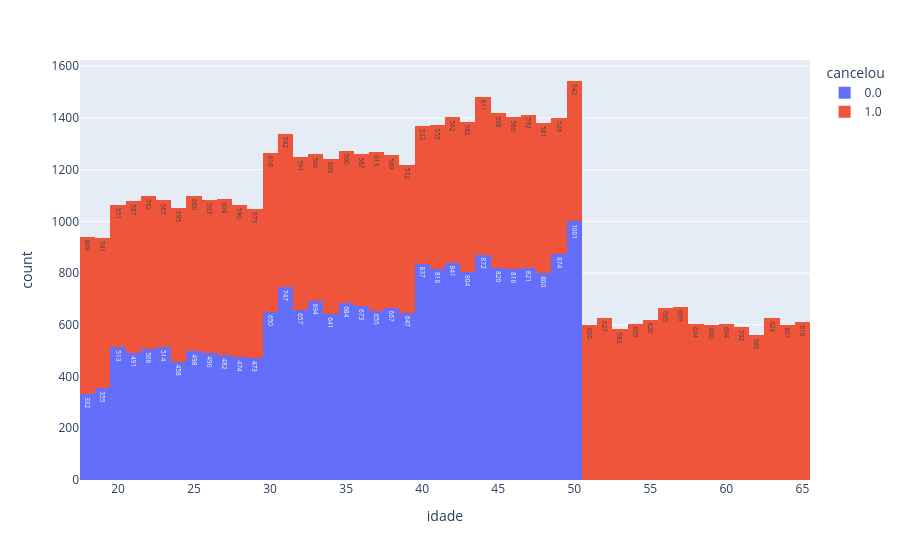
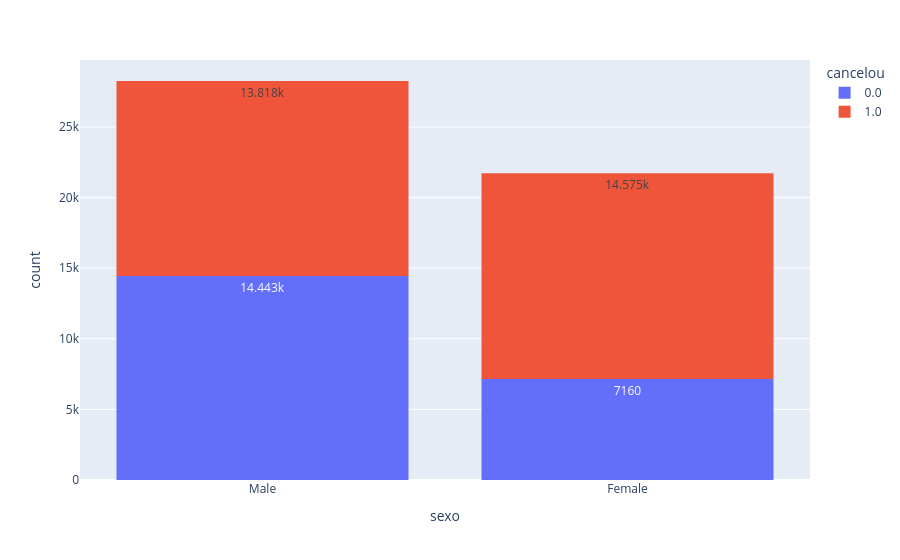
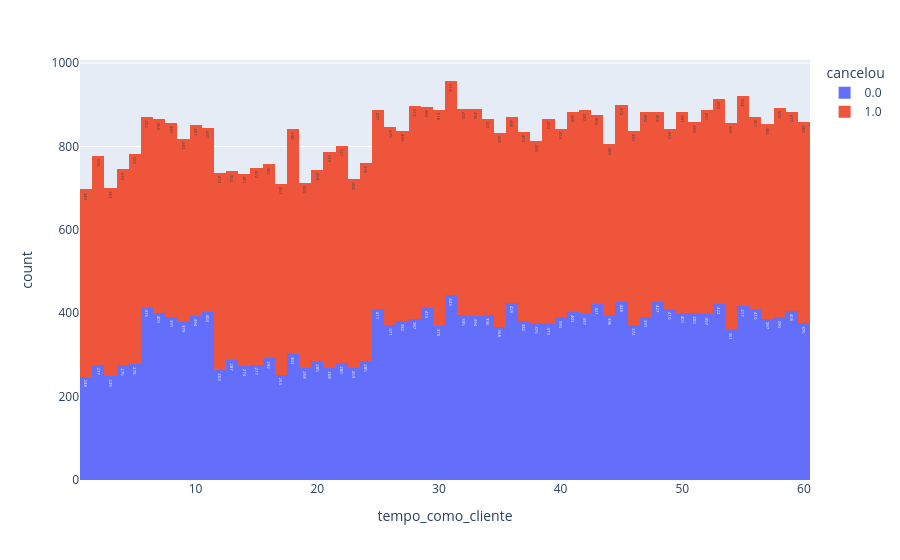
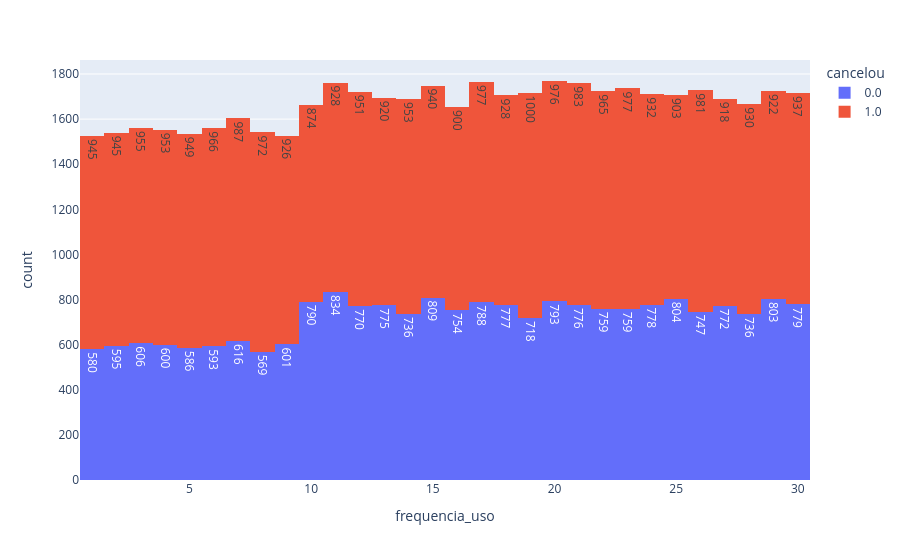

Here is the notebook cell these charts were saved with, in order:
### Code cell
#Passo 5: Analise detalhads (entender o porque de cada cliente cancelou/como cadas coluna impacta no cancelamento)
#Usar grafico para ser melhor de analisar e apresentar(USAR GRAFICOS INTUITIVOS)    
import plotly.express as px #px é só para apelido 


for coluna in tabela.columns:   #para cada coluna dentro tabela 
    #cria grafico
    grafico = px.histogram(tabela, x=coluna, color="cancelou",text_auto=True)  #diferencia quem cancelou e quem não cancelou na duração de contrato
    grafico.show()  #exibe

### Figure 1 — Plotly figure (JSON) as saved in the notebook; plotly's stock layout.template omitted (floating-point values rounded to 4 significant figures; data arrays with more than 128 entries replaced by an {"elided": "..."} marker saying what was removed)
{"data": [{"bingroup": "x", "hovertemplate": "cancelou=0.0<br>idade=%{x}<br>count=%{y}<extra></extra>", "legendgroup": "0.0", "marker": {"color": "#636efa", "pattern": {"shape": ""}}, "name": "0.0", "orientation": "v", "showlegend": true, "texttemplate": "%{value}", "type": "histogram", "x": {"elided": "21603 float values"}, "xaxis": "x", "yaxis": "y"}, {"bingroup": "x", "hovertemplate": "cancelou=1.0<br>idade=%{x}<br>count=%{y}<extra></extra>", "legendgroup": "1.0", "marker": {"color": "#EF553B", "pattern": {"shape": ""}}, "name": "1.0", "orientation": "v", "showlegend": true, "texttemplate": "%{value}", "type": "histogram", "x": {"elided": "28393 float values"}, "xaxis": "x", "yaxis": "y"}], "layout": {"barmode": "relative", "legend": {"title": {"text": "cancelou"}, "tracegroupgap": 0}, "margin": {"t": 60}, "xaxis": {"anchor": "y", "domain": [0, 1], "title": {"text": "idade"}}, "yaxis": {"anchor": "x", "domain": [0, 1], "title": {"text": "count"}}}}

### Figure 2 — Plotly figure (JSON) as saved in the notebook; plotly's stock layout.template omitted (floating-point values rounded to 4 significant figures; data arrays with more than 128 entries replaced by an {"elided": "..."} marker saying what was removed)
{"data": [{"bingroup": "x", "hovertemplate": "cancelou=0.0<br>sexo=%{x}<br>count=%{y}<extra></extra>", "legendgroup": "0.0", "marker": {"color": "#636efa", "pattern": {"shape": ""}}, "name": "0.0", "orientation": "v", "showlegend": true, "texttemplate": "%{value}", "type": "histogram", "x": {"elided": "21603 str values"}, "xaxis": "x", "yaxis": "y"}, {"bingroup": "x", "hovertemplate": "cancelou=1.0<br>sexo=%{x}<br>count=%{y}<extra></extra>", "legendgroup": "1.0", "marker": {"color": "#EF553B", "pattern": {"shape": ""}}, "name": "1.0", "orientation": "v", "showlegend": true, "texttemplate": "%{value}", "type": "histogram", "x": {"elided": "28393 str values"}, "xaxis": "x", "yaxis": "y"}], "layout": {"barmode": "relative", "legend": {"title": {"text": "cancelou"}, "tracegroupgap": 0}, "margin": {"t": 60}, "xaxis": {"anchor": "y", "domain": [0, 1], "title": {"text": "sexo"}}, "yaxis": {"anchor": "x", "domain": [0, 1], "title": {"text": "count"}}}}

### Figure 3 — Plotly figure (JSON) as saved in the notebook; plotly's stock layout.template omitted (floating-point values rounded to 4 significant figures; data arrays with more than 128 entries replaced by an {"elided": "..."} marker saying what was removed)
{"data": [{"bingroup": "x", "hovertemplate": "cancelou=0.0<br>tempo_como_cliente=%{x}<br>count=%{y}<extra></extra>", "legendgroup": "0.0", "marker": {"color": "#636efa", "pattern": {"shape": ""}}, "name": "0.0", "orientation": "v", "showlegend": true, "texttemplate": "%{value}", "type": "histogram", "x": {"elided": "21603 float values"}, "xaxis": "x", "yaxis": "y"}, {"bingroup": "x", "hovertemplate": "cancelou=1.0<br>tempo_como_cliente=%{x}<br>count=%{y}<extra></extra>", "legendgroup": "1.0", "marker": {"color": "#EF553B", "pattern": {"shape": ""}}, "name": "1.0", "orientation": "v", "showlegend": true, "texttemplate": "%{value}", "type": "histogram", "x": {"elided": "28393 float values"}, "xaxis": "x", "yaxis": "y"}], "layout": {"barmode": "relative", "legend": {"title": {"text": "cancelou"}, "tracegroupgap": 0}, "margin": {"t": 60}, "xaxis": {"anchor": "y", "domain": [0, 1], "title": {"text": "tempo_como_cliente"}}, "yaxis": {"anchor": "x", "domain": [0, 1], "title": {"text": "count"}}}}

### Figure 4 — Plotly figure (JSON) as saved in the notebook; plotly's stock layout.template omitted (floating-point values rounded to 4 significant figures; data arrays with more than 128 entries replaced by an {"elided": "..."} marker saying what was removed)
{"data": [{"bingroup": "x", "hovertemplate": "cancelou=0.0<br>frequencia_uso=%{x}<br>count=%{y}<extra></extra>", "legendgroup": "0.0", "marker": {"color": "#636efa", "pattern": {"shape": ""}}, "name": "0.0", "orientation": "v", "showlegend": true, "texttemplate": "%{value}", "type": "histogram", "x": {"elided": "21603 float values"}, "xaxis": "x", "yaxis": "y"}, {"bingroup": "x", "hovertemplate": "cancelou=1.0<br>frequencia_uso=%{x}<br>count=%{y}<extra></extra>", "legendgroup": "1.0", "marker": {"color": "#EF553B", "pattern": {"shape": ""}}, "name": "1.0", "orientation": "v", "showlegend": true, "texttemplate": "%{value}", "type": "histogram", "x": {"elided": "28393 float values"}, "xaxis": "x", "yaxis": "y"}], "layout": {"barmode": "relative", "legend": {"title": {"text": "cancelou"}, "tracegroupgap": 0}, "margin": {"t": 60}, "xaxis": {"anchor": "y", "domain": [0, 1], "title": {"text": "frequencia_uso"}}, "yaxis": {"anchor": "x", "domain": [0, 1], "title": {"text": "count"}}}}
